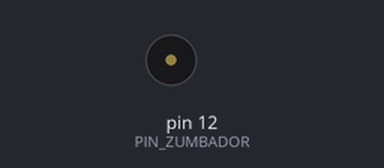
Recording of a sketch running on a simulated Arduino Uno, built with avr-gcc and run on an emulated ATmega328P. Parts: buzzer (waves = sounding, pin HIGH).

Above: at 1.0 s.
At 1.8 s:
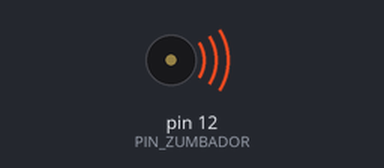
Timing chart, 0 to 5.6 s (numbered marks = the images above):
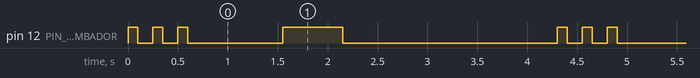

The sketch:

P07a_pitidos_con_for.ino
```cpp
/*
  P07a · Reto: tres pitidos con "for" (solución del instructor)   Sesión 4
  ------------------------------------------------------------------
  Qué hace: lo mismo que P07a_zumbador_activo (tres pitidos cortos, pausa, un pitido largo),
  pero los tres pitidos cortos se escriben UNA sola vez y se repiten con un "for".

  Conexiones: las mismas de P07a
    Zumbador ACTIVO   pata + (la larga) -> pin 12 ; la otra pata -> GND

  Ideas clave:
    for (int i = 0; i < PITIDOS_CORTOS; i++) { ... }
         |          |                  |
         |          |                  +-- después de cada vuelta, suma 1 a i (i++ es i = i + 1)
         |          +-- mientras esto sea verdad, da otra vuelta
         +-- al empezar, i vale 0
    Con PITIDOS_CORTOS = 3 las vueltas son con i = 0, 1 y 2: tres vueltas.
    Para cambiar el número de pitidos se toca un solo lugar: la constante de arriba.
*/

const int PIN_ZUMBADOR = 12;
const int PITIDOS_CORTOS = 3;

void pitido(int duracion) {
  digitalWrite(PIN_ZUMBADOR, HIGH);
  delay(duracion);
  digitalWrite(PIN_ZUMBADOR, LOW);
  delay(150);                     // silencio breve entre pitidos
}

void setup() {
  pinMode(PIN_ZUMBADOR, OUTPUT);
}

void loop() {
  for (int i = 0; i < PITIDOS_CORTOS; i++) {   // repite lo de las llaves 3 veces
    pitido(100);
  }
  delay(800);
  pitido(600);
  delay(2000);
}
```

Measured:
- by itself, pin 12 (PIN_ZUMBADOR): repeats every 4.3 s: 2 × (LOW 0.15 s, HIGH 0.10 s), LOW 0.95 s, HIGH 0.60 s, LOW 2.2 s, HIGH 0.10 s
- by itself, everything shown: repeats every 4.3 s, in 8 steps
